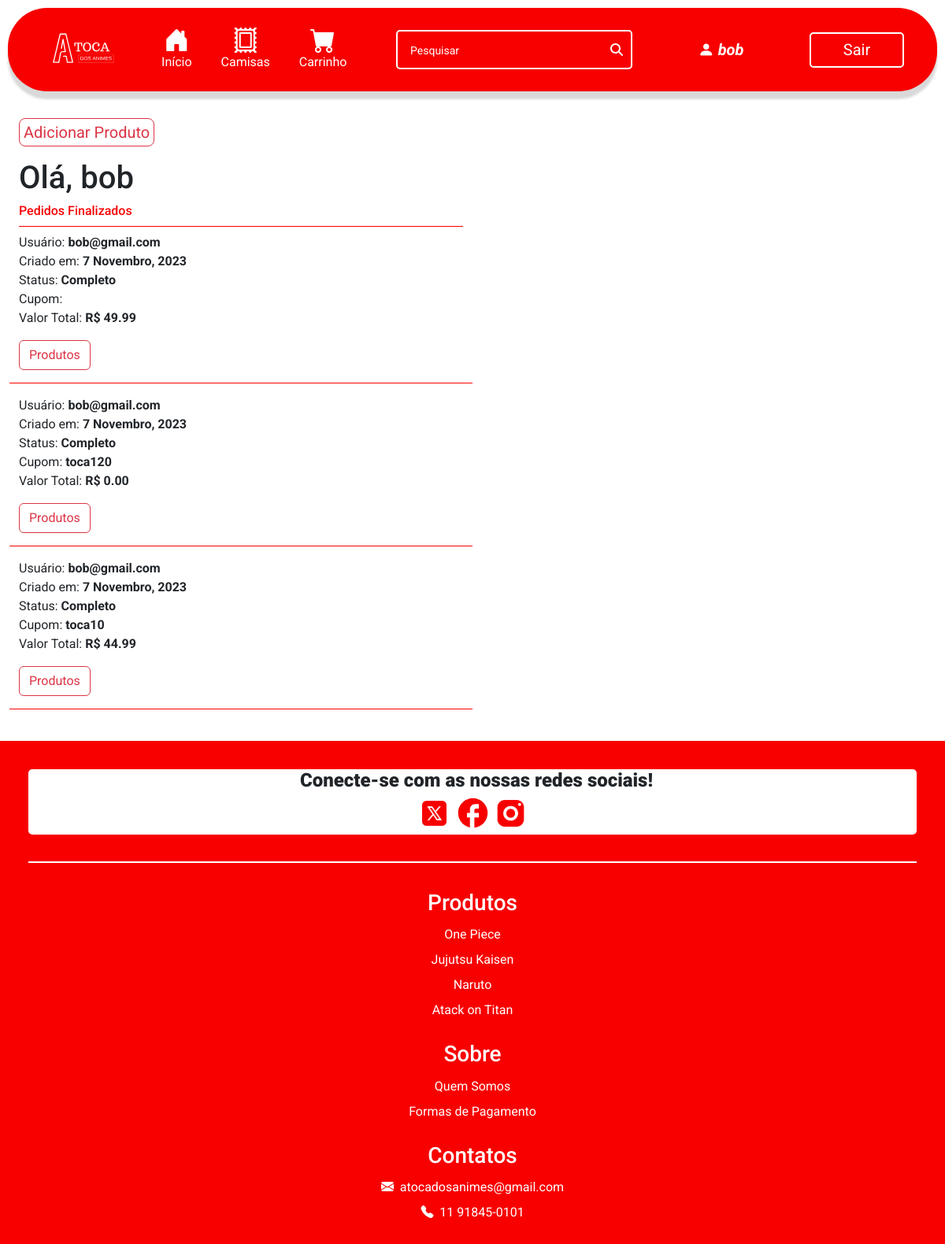
Page /user_page (signed in) on the committed database.
### ecommerce/models.py (models this page shows, shortened)
class User(AbstractUser):
    cpf = models.CharField(max_length=11, blank=False, null=True)
    adm = models.BooleanField(default=False)
    def __str__(self):
        return self.username

class Pedido(models.Model):
    cupom = models.ForeignKey(Cupom, on_delete=models.CASCADE, related_name="cupons_utilizados", blank=True, null=True)
    usuario = models.ForeignKey(User, on_delete=models.CASCADE, related_name="pedidos")
    data_pedido = models.DateTimeField(auto_now_add=True)
    complete = models.BooleanField(default=False, null=True, blank=False)
    cupom_status = models.BooleanField(default=False, null=True, blank=True)
    @property
    def get_total_cupom(self):
        valor_carrinho = self.get_total_carrinho
        total_cupom = float(valor_carrinho) - (float(valor_carrinho) * (self.cupom.porcentagem / 100))
        return total_cupom
    @property
    def get_total_carrinho(self):
        itempedido = self.items.all()
        total = sum([item.get_total for item in itempedido])
        return total

class ItemPedido(models.Model):
    produto = models.ForeignKey(Produto, on_delete=models.CASCADE, related_name="produto_item", blank=True, null=True)
    pedido = models.ForeignKey(Pedido, on_delete=models.CASCADE, blank=True, null=True, related_name="items")
    tamanho = models.CharField(max_length=2, default="", blank=False)
    quantidade = models.PositiveIntegerField(null=True, blank=True)
    data_adicionada = models.DateTimeField(auto_now_add=True)
    @property
    def get_total(self):
        total = self.quantidade * self.produto.valor_produto
        return total

class Produto(models.Model):
    nome_produto = models.CharField(max_length=255)
    descricao_produto = models.TextField()
    valor_produto = models.DecimalField(max_digits=6, decimal_places=2)
    image = models.ImageField(null=True, blank=False)
    img_url = models.URLField(null=True, blank=True)
    tamanho_p = models.IntegerField(blank=False, null=True)
    tamanho_m = models.IntegerField(blank=False, null=True)
    tamanho_g = models.IntegerField(blank=False, null=True)
    tamanho_gg = models.IntegerField(blank=False, null=True)
    compradores = models.ManyToManyField(User, blank=True, related_name="compras")

class Cupom(models.Model):
    nome_cupom = models.CharField(max_length=24, null=True, blank=False)
    porcentagem = models.IntegerField(blank=False, null=True)

### ecommerce/views.py (the view)
# urls.py: path("user_page", views.user_page, name="user_page"),
@login_required
def user_page(request):
    pedidos_finalizados = Pedido.objects.filter(usuario=request.user, complete=True).order_by("-data_pedido")
    return render(request, "ecommerce/user_page.html", context={
        "pedidos_finalizados": pedidos_finalizados,
    })

### ecommerce/templates/ecommerce/user_page.html (shortened to what this page needs)
{% extends 'ecommerce/layout.html' %}
{% load static %}
{% load i18n %}
{% block body %}
    <div class="container-fluid p-4">
        {% if user.is_superuser or user.adm %}
            <div class="row pb-3">
                <div class="col">
                    <a href="{% url 'add_produto' %}"><button class="btn btn-outline-danger btn-lg" style="padding: 2px 5px 2px 5px;">Adicionar Produto</button></a>
                </div>
            </div>
        {% endif %}
        <div class="row">
            <div class="col-6">
                <h1>Olá, {{user.get_full_name}}</h1>
                <h6 style="color: #f80000; border-bottom: 1px solid #f80000; padding-bottom: 10px;">Pedidos Finalizados</h6>
            </div>
        </div>
        {% for pedido in pedidos_finalizados %}
            <div class="row mb-3">
                <div class="col-6" style="border-bottom: 1px solid #F80000;">
                    <p>
                        Usuário: <strong>{{pedido.usuario}}</strong> <br>
                        Criado em: <strong>{% language 'pt-br' %}{{ pedido.data_pedido|date:'j F, Y' }}{% endlanguage %}</strong>
                        <br>
                        Status: <strong>Completo</strong> <br>
                        Cupom: <strong>{{pedido.cupom.nome_cupom}}</strong> <br>
                        Valor Total:
                            {% if pedido.cupom_status %}
                                <strong> R$ {{pedido.get_total_cupom|floatformat:2}} </strong>
                            {% else %}
                                <strong> R$ {{pedido.get_total_carrinho|floatformat:2}} </strong>
                            {% endif %}
                    </p>
                    <p>
                        <button class="btn btn-outline-danger" type="button" data-bs-toggle="collapse" data-bs-target="#collapse-{{pedido.pk}}"
                            aria-expanded="false" aria-controls="collapse-{{pedido.pk}}">
                            Produtos
                        </button>
                    </p>
                </div>
            </div>
            {% empty %}
                <h4>Você ainda não finalizou nenhum pedido.</h4>
        {% endfor %}
    </div>
{% endblock %}

### ecommerce/templates/ecommerce/layout.html (shortened to what this page needs)
{% load static %}
<!DOCTYPE html>
<html lang="en">
    <head>
        <link rel="stylesheet" href="{% static 'ecommerce/style.css' %}">
        <link rel="stylesheet" href="https://cdn.jsdelivr.net/npm/bootstrap-icons@1.11.1/font/bootstrap-icons.css" />
        <link href="https://cdn.jsdelivr.net/npm/bootstrap@5.3.2/dist/css/bootstrap.min.css" rel="stylesheet"
 />
    </head>
  <body>
        <header>
            <nav class="navbar navbar-expand-lg navbar-dark">
                <div class="container">
                    <a class="navbar-brand" href="{% url 'index' %}">
                        <img  src="{% static 'ecommerce/Assets/LogoToca.svg' %}" alt="" class="logo" />
                    </a>
                    <div class="collapse navbar-collapse" id="navbarNav">
                        <ul class="navbar-nav me-auto iconsLinks">
                            <li class="nav-item">
                                <a class="nav-link" href="{% url 'index' %}"><i class="bi bi-house-door-fill"></i> Início</a>
                            </li>
                            <li class="nav-item">
                                <a class="nav-link" href="{% url 'produtos' 'all' %}"><i class="bi bi-postage"></i> Camisas</a>
                            </li>
                            <li class="nav-item" data-bs-toggle="offcanvas" data-bs-target="#offcanvasRight" aria-controls="offcanvasRight">
                                <a class="nav-link" href="{% url 'carrinho' %}"><i class="bi bi-cart-fill"></i> Carrinho</a>
                            </li>
                        </ul>
                        <form class="d-flex me-auto justify-content-center" action="{% url 'search_bar' %}" method="get">
                            <input class="inputSearch" type="search" placeholder="Pesquisar" aria-label="Search" name="search"/>
                        </form>
                        {% if user.is_authenticated %}
                            <ul class="navbar-nav me-auto iconsLinks">
                                <li class="nav-item">
                                    <a class="nav-link" href="{% url 'user_page' %}" style="font-size: 10px;"><i class="bi bi-person-fill"><strong style="color: white; margin-left: 5px;">{{request.user.first_name}}</strong></i></a>
                                </li>
                            </ul>
                            <div class="d-flex justify-content-center">
                              <a href="{% url 'logout' %}"><button class="login">Sair</button></a>
                            </div>
                        {% else %}
                              <div class="d-flex justify-content-center">
                                  <a href="{% url 'login' %}"><button class="login">Entrar</button></a>
                              </div>
                        {% endif %}
                    </div>
                </div>
            </nav>
        </header>
        {% block body %}
        {% endblock %}
        <footer>
          <div class="redeSocial">
            <h4>Conecte-se com as nossas redes sociais!</h4>
            <a href="" target="_blank">
              <img src="{% static 'ecommerce/Assets/icons/iconTwitter.svg' %}" alt="" srcset="" />
            </a>
            <a href="" target="_blank">
              <img src="{% static 'ecommerce/Assets/icons/iconFacebook.svg' %}" alt="" srcset="" />
            </a>
            <a href="" target="_blank">
              <img src="{% static 'ecommerce/Assets/icons/iconInstagram.svg' %}" alt="" srcset="" />
            </a>
          </div>
          <div class="dividerFooter"></div>
          <div class="row footerInfo">
            <div class="col-4 footer-item">
              <a href="">
                <h3>Produtos</h3>
              </a>
              <a href="">One Piece</a>
              <a href="">Jujutsu Kaisen</a>
              <a href="">Naruto</a>
              <a href="">Atack on Titan</a>
            </div>
            <div class="col-4 footer-item">
              <a href="">
                <h3>Sobre</h3>
              </a>
              <a href="">Quem Somos</a>
              <a href="">Formas de Pagamento</a>
            </div>
            <div class="col-4 footer-item">
              <a href="">
                <h3>Contatos</h3>
              </a>
              <a href=""><i class="bi bi-envelope-fill"></i>
                &nbsp;atocadosanimes@gmail.com</a>
              <a href=""><i class="bi bi-telephone-fill"></i> &nbsp;11 91845-0101</a>
            </div>
          </div>
        </footer>
  </body>
</html>

### ecommerce/static/ecommerce/style.css (style rules this page uses)
:root { --red-primary: #f80000; --pink-card: #FFA2A2; }
* { font-family: "Roboto"; margin: 0; padding: 0; padding-left: 0; }
.navbar { background-color: var(--red-primary); border-radius: 50px; margin: 10px; display: grid; grid-template-columns: 10% auto auto auto; align-items: center; box-shadow: 0px 10px 3px #d9d9d9; font-weight: 400; }
.logo { display: flex; max-width: 80px; max-height: 80px; margin-right: 200px; margin-left: 15%; justify-content: center; position: relative; top: 3px; }
.inputSearch { background-color: transparent; width: 300px; height: 50px; border: 2px solid white; border-radius: 5px; outline: none; color: white; padding: 5%; align-items: center; background-image: url(Assets/icons/iconSearch.svg); background-repeat: no-repeat; background-position: calc(100% - 10px) center; }
.iconsLinks { display: flex; justify-content: center; align-items: center; gap: 10%; }
.iconsLinks a { color: white; }
.iconsLinks a i { color: white; font-size: 200%; display: flex; justify-content: center; align-items: center; }
.login { width: 120px; height: 45px; background-color: transparent; border: 2px solid white; border-radius: 5px; margin-right: 40px; color: white; font-size: 20px; text-decoration: none; }
.col-4 { max-height: 30vw; }
footer { background-color: var(--red-primary); padding: 3%; border-radius: 4px; }
footer .redeSocial { width: 50%; margin-left: 25%; display: flex; gap: 15px; align-items: center; justify-content: center; background-color: white; border-radius: 5px; }
footer .redeSocial h4 { font-weight: 900; margin: 0 0 0 10px; }
footer img { width: 45px; }
.dividerFooter { width: 100%; background-color: white; height: 2px; margin: 3% 0% 3% 0%; }
.footerInfo a { display: flex; text-decoration: none; color: white; line-height: 2; gap: 20px; text-align: left; }
@media screen and (max-width: 1200px) { footer { height: 100%; border-radius: 0%; } }
@media screen and (max-width: 1200px) { footer .redeSocial { width: 100%; margin: 0; display: block; text-align: center; } }
@media screen and (max-width: 1200px) { footer a { text-decoration: none !important; } }
@media screen and (max-width: 1200px) { .login { margin: 10px; } }
@media screen and (max-width: 1200px) { .inputSearch { margin: 10px; } }
@media screen and (max-width: 1200px) { .footerInfo { flex-direction: column; align-content: center; } }
@media screen and (max-width: 1200px) { .footer-item { margin-bottom: 2%; width: 100% !important; max-height: unset; } }
@media screen and (max-width: 1200px) { .footerInfo a { display: block; text-align: center; } }
@media screen and (max-width: 1200px) { .logo { margin-right: 80px; } }
@media screen and (max-width: 1200px) { footer { padding-bottom: 0; } }
:root { --red-primary: #f80000 }
a { text-decoration: none; }

### rows in the picture
User: user.first_name "bob", get_full_name "bob"
Pedido: usuario "bob@gmail.com", data_pedido "7 Novembro, 2023", get_total_carrinho "49.99"
Pedido: usuario "bob@gmail.com", data_pedido "7 Novembro, 2023", cupom.nome_cupom "toca120", get_total_cupom "0.00"
Pedido: usuario "bob@gmail.com", data_pedido "7 Novembro, 2023", cupom.nome_cupom "toca10", get_total_cupom "44.99"
